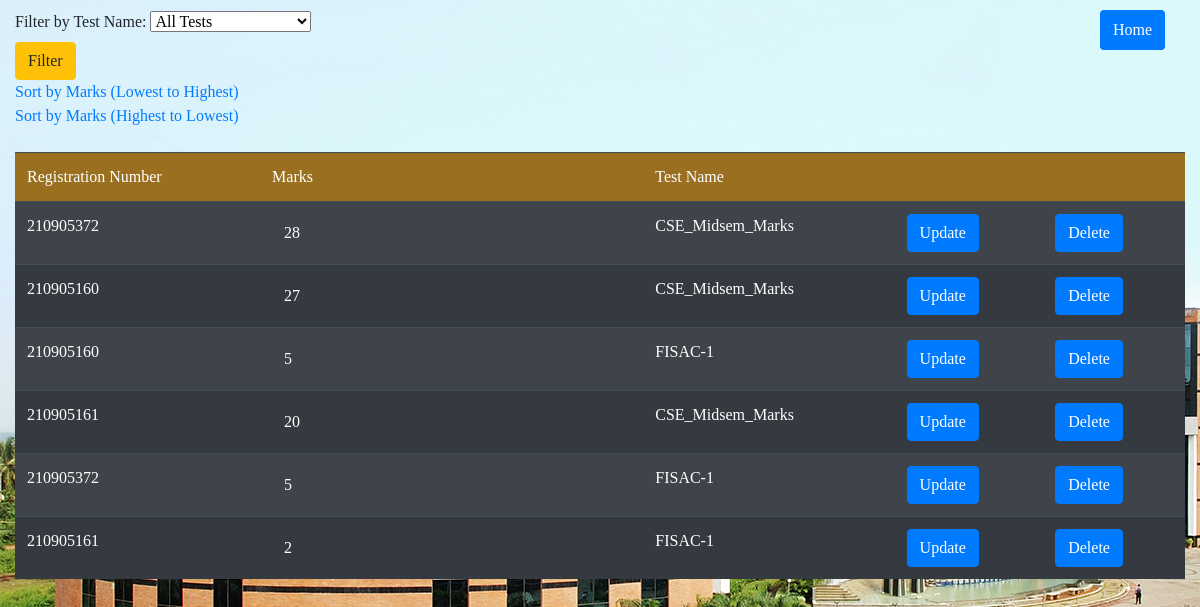
The page /teachermarks_result/PCAP/ on the database its author committed.
### webapp/models.py (models this page shows)
class Marks(models.Model):
    test_name = models.CharField(max_length=100)
    student_regno = models.ForeignKey(User, to_field='username', on_delete=models.CASCADE, limit_choices_to={'user': 'student'})
    subject = models.CharField(max_length=100)
    marks = models.PositiveIntegerField(default = 0)
    date = models.DateField()

class User(models.Model):
    CHOICES = (('student','student'),('teacher','teacher'))
    username = models.IntegerField(primary_key = True)
    password = models.CharField(max_length = 100)
    user = models.CharField(max_length = 100,choices=CHOICES)

### webapp/views.py (the view)
# urls.py: path('teachermarks_result/<str:subject>/',views.teachermarksResult,name='teachermarksResult'),
def teachermarksResult(request,subject):
    test_name = request.GET.get('test_name')
    sort_order = request.GET.get('sort')
    marks_query = Marks.objects.all()
    marks_query = marks_query.filter(subject=subject)
    if test_name:
        marks_query = marks_query.filter(test_name=test_name)
    else:
        if sort_order == 'asc':
            marks_query = marks_query.order_by('test_name','marks')
        elif sort_order == 'desc':
            marks_query = marks_query.order_by('test_name','-marks')
    unique_tests = Marks.objects.values('test_name').annotate(count=Count('test_name'))
    context =  {}
    context['unique_tests'] = unique_tests
    context['marks'] = marks_query
    context['subject'] = subject
    return render(request,'teachermarks_result.html',context)

### webapp/templates/webapp/teachermarks_result.html (shortened to what this page needs)
<!DOCTYPE html>
<html lang="en" xmlns="http://www.w3.org/1999/xhtml">
<head>
    <link rel="stylesheet" href="https://cdn.jsdelivr.net/npm/bootstrap@4.4.1/dist/css/bootstrap.min.css">
    <link href="https://cdn.jsdelivr.net/npm/bootstrap-icons/font/bootstrap-icons.css" rel="stylesheet">
</head>
{% load static %}
<body style="background-image:url({% static 'manipal.jpg' %});font-family:Georgia">
    <button type="submit" class="btn btn-primary" style="height:40px;position:absolute;top:10px;left:1100px"><a href="/index/" style="color:white">Home</a></button>
    <div class="container-fluid">
        <div class="d-flex" style="padding-top:10px">
            <form action="/teachermarks_result/{{ subject }}/" method="GET" class="mr-2">
                <label for="test_name">Filter by Test Name:</label>
                <select name="test_name" id="test_name">
                    <option value="">All Tests</option>
                </select><br />
                <input type="submit" value="Filter" class="btn btn-warning"><br />
            </form>
            <button type="submit" class="btn btn-primary" style="height:40px;position:absolute;top:10px;left:1100px"><a href="/index/" style="color:white">Home</a></button>
        </div>
        <a href="/teachermarks_result/{{ subject }}/?sort=asc">Sort by Marks (Lowest to Highest)</a><br />
        <a href="/teachermarks_result/{{ subject }}/?sort=desc">Sort by Marks (Highest to Lowest)</a>
    </div>
    <div class="container-fluid">
        <table class="table table-dark table-striped table-hover mt-4">
            <thead style="background-color: rgba(255, 165, 0, 0.5); border-radius: 20px;">
            <td>Registration Number</td>
            <td>Marks</td>
            <td>Test Name</td>
            <td></td>
            <td></td>
            </thead>
            {% for mark in marks %}
            <tr>
                <td>{{ mark.student_regno.username }}</td>
                <form action="/editMarks/{{ mark.id}}{{request.path|cut:"/"}}/" method="POST">
                    <td><input type="text" class="form-control w-50 bg-transparent text-white border-0 shadow-none" name="marks" value="{{ mark.marks }}"></td>
                    <td>{{ mark.test_name }}</td>
                    <td><button type="submit" class="btn btn-primary">Update</button></td>
                </form>
                <td><button type="submit" class="btn btn-primary"><a href="/deleteMarks/{{ mark.id }}{{request.path|cut:"/"}}" style="color:white">Delete</a></button></td>
            </tr>
            {% endfor %}
        </table>
    </div>
</body>
</html>

### rows shown on the page
Marks: student_regno.username "210905372", marks "28", test_name "CSE_Midsem_Marks"
Marks: student_regno.username "210905160", marks "27", test_name "CSE_Midsem_Marks"
Marks: student_regno.username "210905160", marks "5", test_name "FISAC-1"
Marks: student_regno.username "210905161", marks "20", test_name "CSE_Midsem_Marks"
Marks: student_regno.username "210905372", marks "5", test_name "FISAC-1"
Marks: student_regno.username "210905161", marks "2", test_name "FISAC-1"
